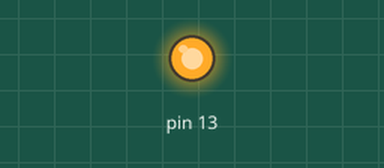
Recording of a sketch running on a simulated Arduino Uno, built with avr-gcc and run on an emulated ATmega328P. Parts: output pins drawn as LEDs (lit = HIGH).

Above: at 0.2 s.
At 4.1 s:
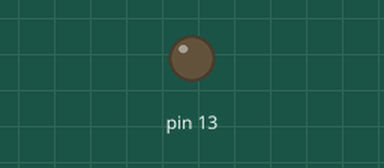
Timing chart, 0 to 8.6 s (numbered marks = the images above):
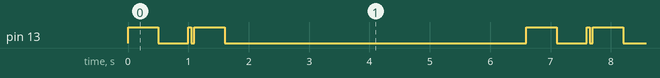

The sketch:

sketch_nov18a.ino
```cpp
void setup() {
  // initialize digital pin 13 as an output.
  pinMode(13, OUTPUT);
}

// the loop function runs over and over again forever
void loop() {

  digitalWrite(13, HIGH);
  delay(500);
  digitalWrite(13, LOW);
  delay(500);
  digitalWrite(13, HIGH);
  delay(50);
  digitalWrite(13, LOW);
  delay(50);
  digitalWrite(13, HIGH);
  delay(500);
  digitalWrite(13, LOW);
  delay(5000);
  }
```

Measured:
- by itself, pin 13: repeats every 6.6 s: LOW 0.50 s, HIGH 0.05 s, LOW 0.05 s, HIGH 0.50 s, LOW 5.0 s, HIGH 0.50 s
- by itself, everything shown: repeats every 6.6 s, in 6 steps
